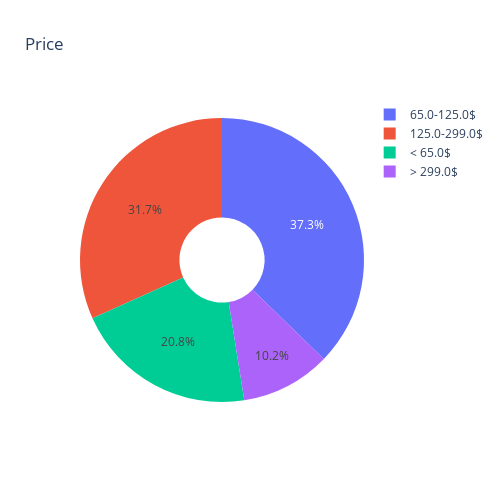

Notebook code cell kept with this figure:
### Code cell
labels = data1.groupby('price_score')['price_score'].count().keys()
amount = data1.groupby('price_score')['price_score'].count()

fig = px.pie(values=amount, names=labels, title='Price', hole=.3, 
             width=500, height=500)
fig.show()

### Figure 1 — Plotly figure (JSON) as saved in the notebook; plotly's stock layout.template omitted (floating-point values rounded to 4 significant figures)
{"data": [{"domain": {"x": [0, 1], "y": [0, 1]}, "hole": 0.3, "hovertemplate": "label=%{label}<br>value=%{value}<extra></extra>", "labels": ["125.0-299.0$", "65.0-125.0$", "< 65.0$", "> 299.0$"], "legendgroup": "", "name": "", "showlegend": true, "type": "pie", "values": [11058, 12990, 7245, 3564]}], "layout": {"height": 500, "legend": {"tracegroupgap": 0}, "title": {"text": "Price"}, "width": 500}}
